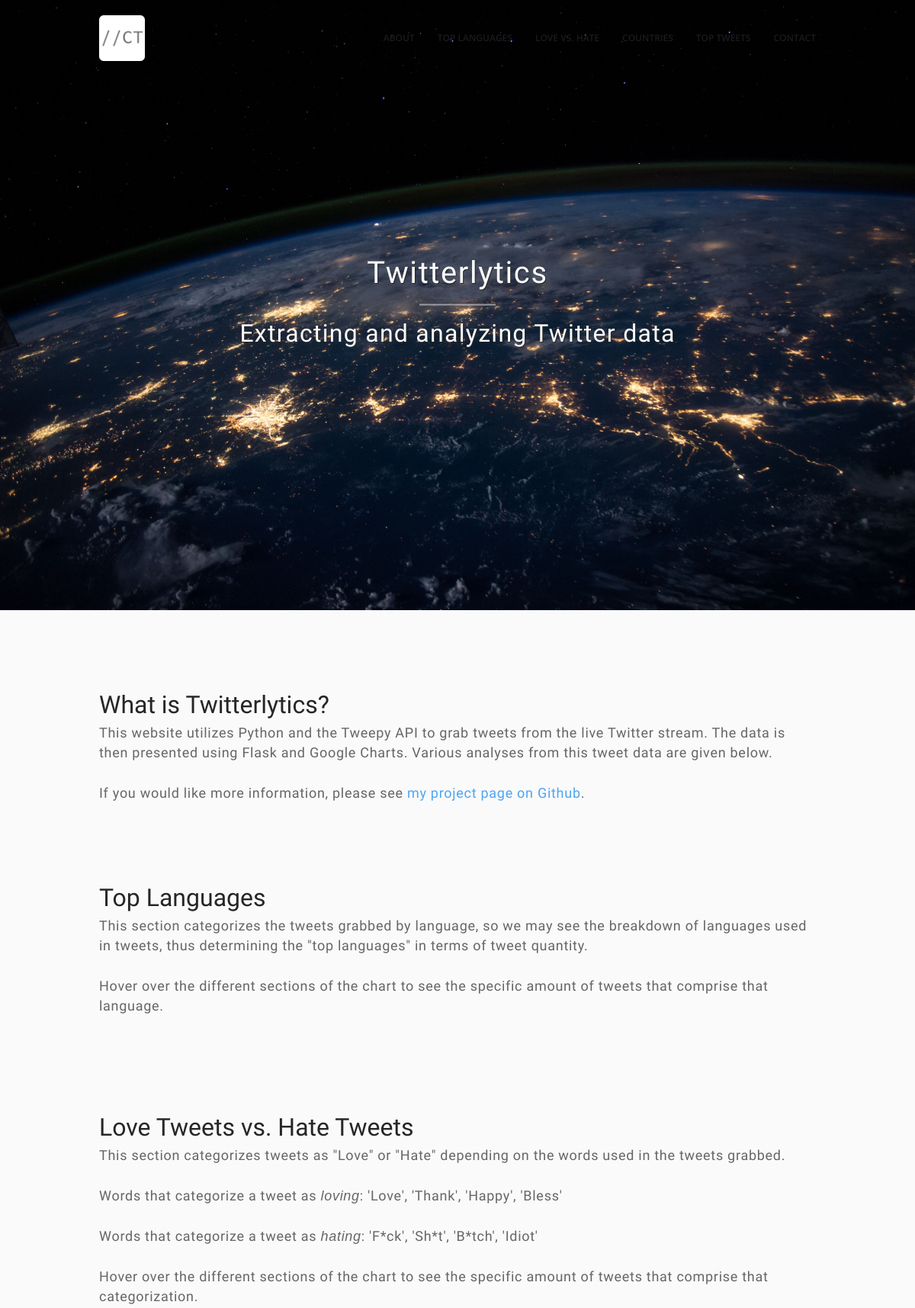
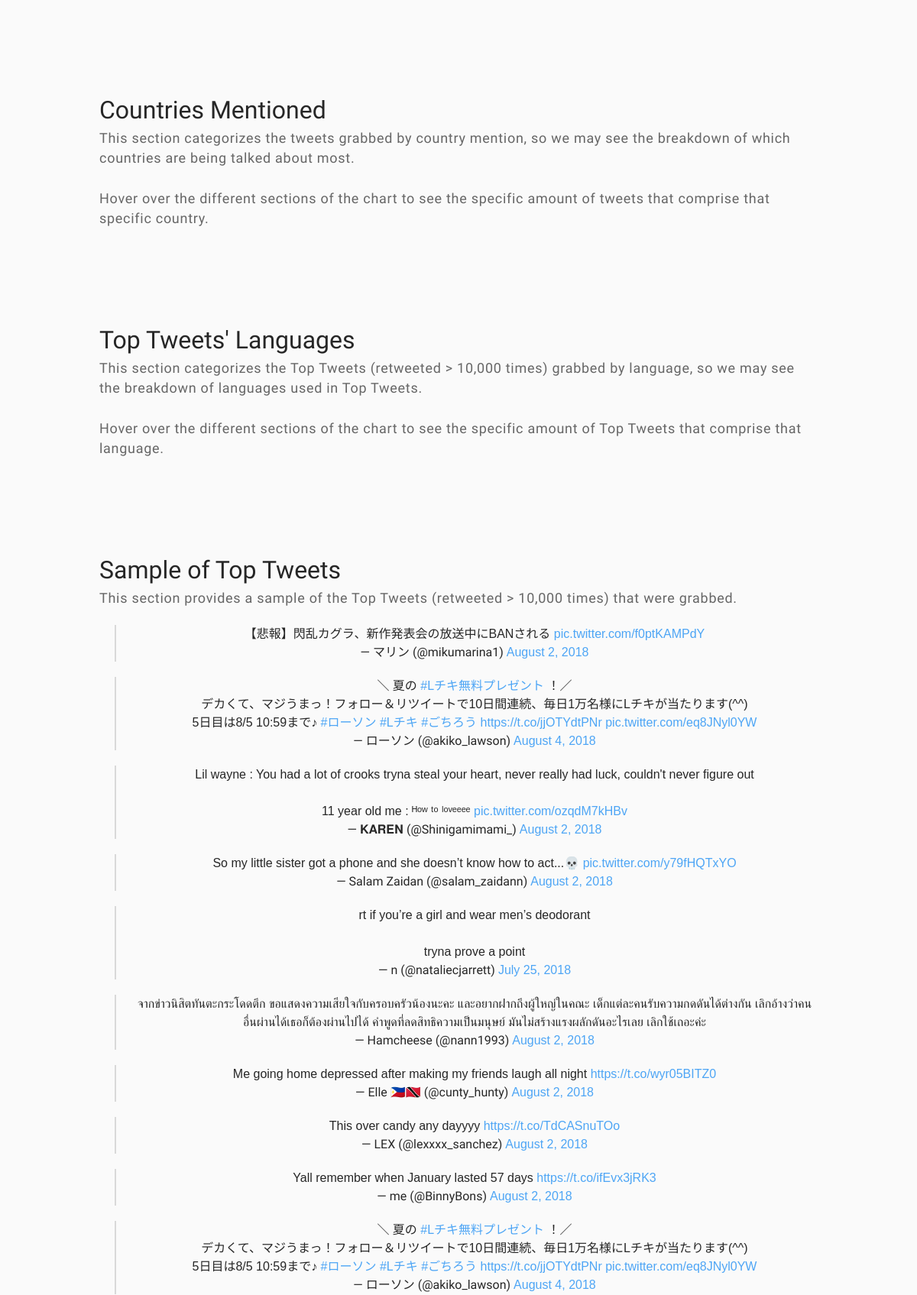
The page / (upper part) on the database its author committed (2 pictures, top to bottom).
### tables this page shows
CREATE TABLE twitter_data (top_tweet TEXT, datetime TEXT);

### FlaskApp.py (the view)
@app.route("/")
def main():
  tweets, datetime_toptweets = get_top_tweets()
  language_data = []
  top_language_data = []
  words_data = []
  country_data = []
  lang, top_lang, love_words, swear_words, country, datetime = read_data()
  for l in lang:
    language_data.append([l[0], l[1], l[1]])
  for t in top_lang:
    top_language_data.append([t[0], t[1], t[1]])
  words_data.append(['love_words', love_words, love_words])
  words_data.append(['swear_words', swear_words, swear_words])
  country_data.append(['Country', 'Popularity'])
  for coun in country:
    country_data.append([coun[0], coun[1]])
  return render_template('analysis.html', language_data=language_data, top_language_data=top_language_data, words_data=words_data, country_data=country_data, datetime=datetime, tweets=tweets, datetime_toptweets=datetime_toptweets)

### FlaskApp.py (called while the page is built)
def get_top_tweets():
  conn = sqlite3.connect(db)
  conn.row_factory = sqlite3.Row
  c = conn.cursor()
  c.execute("SELECT * from twitter_data  ORDER BY datetime DESC LIMIT 30")
  result = c.fetchall()
  tweets = []
  datetime_toptweets = result[0]['datetime']
  for tweet in result:
    tweets.append(tweet['top_tweet'])
  conn.close()
  return tweets, datetime_toptweets

def read_data():
  conn = sqlite3.connect(db)
  conn.row_factory = sqlite3.Row
  c = conn.cursor()
  c.execute("SELECT * from lang_data ORDER BY datetime DESC LIMIT 1")
  result = c.fetchone()
  lang = ast.literal_eval(result['language'])
  top_lang = ast.literal_eval(result['top_language'])
  c.execute("SELECT * from love_data ORDER BY datetime DESC LIMIT 1")
  result = c.fetchone()
  love_words = result['love_words']
  swear_words = result['swear_words']
  c.execute("SELECT * from country_data ORDER BY datetime DESC LIMIT 1")
  result = c.fetchone()
  country = ast.literal_eval(result['country'])
  datetime = result['datetime']
  conn.close()
  return lang, top_lang, love_words, swear_words, country, datetime

### templates/analysis.html (shortened to what this page needs)
{% extends "index.html" %}
{% block main %}
  <div class="section-inner" id="about">
    <div class="wrapper">
      <h3 style="text-align:left">What is Twitterlytics?</h3>
      <div class="column one-full">
        <h5 class="subtitle">This website utilizes Python and the Tweepy API to grab tweets from the live Twitter stream. The data is then presented using Flask and Google Charts. Various analyses from this tweet data are given below.</h5>
        <br>
        <h5 class="subtitle">If you would like more information, please see <a href="https://github.com/christiantimbol/twitterlytics" class="link-contact">my project page on Github</a>.</h5>
      </div>
    </div>
  </div>
  <div class="section-inner" id="topLangs">
    <div class="wrapper">
      <h3 style="text-align:left">Top Languages</h3>
      <div class="column one-full">
        <h5 class="subtitle">This section categorizes the tweets grabbed by language, so we may see the breakdown of languages used in tweets, thus determining the "top languages" in terms of tweet quantity.</h5>
        <br>
        <h5 class="subtitle">Hover over the different sections of the chart to see the specific amount of tweets that comprise that language.</h5>
      </div>
      <br>
    </div>
  </div>
  <div class="section-inner" id="LoveHate">
    <div class="wrapper">
      <h3 style="text-align:left">Love Tweets vs. Hate Tweets</h3>
      <div class="column one-full">
        <h5 class="subtitle">This section categorizes tweets as "Love" or "Hate" depending on the words used in the tweets grabbed. </h5>
        <br>
        <h5 class="subtitle">Words that categorize a tweet as <i>loving</i>: 'Love', 'Thank', 'Happy', 'Bless'</h5>
        <br>
        <h5 class="subtitle">Words that categorize a tweet as <i>hating</i>: 'F*ck', 'Sh*t', 'B*tch', 'Idiot'</h5>
        <br>
        <h5 class="subtitle">Hover over the different sections of the chart to see the specific amount of tweets that comprise that categorization.</h5>
      </div>
      <br>
    </div>
  </div>
  <div class="section-inner" id="Countries">
    <div class="wrapper">
      <h3 style="text-align:left">Countries Mentioned</h3>
      <div class="column one-full">
        <h5 class="subtitle">This section categorizes the tweets grabbed by country mention, so we may see the breakdown of which countries are being talked about most.</h5>
        <br>
        <h5 class="subtitle">Hover over the different sections of the chart to see the specific amount of tweets that comprise that specific country.</h5>
      </div>
      <br>
    </div>
  </div>
  <div class="section-inner" id="topTweetLangs">
    <div class="wrapper">
      <h3 style="text-align:left">Top Tweets' Languages</h3>
      <div class="column one-full">
        <h5 class="subtitle">This section categorizes the Top Tweets (retweeted > 10,000 times) grabbed by language, so we may see the breakdown of languages used in Top Tweets.</h5>
        <br>
        <h5 class="subtitle">Hover over the different sections of the chart to see the specific amount of Top Tweets that comprise that language.</h5>
      </div>
      <br>
    </div>
  </div>
  <div class="section-inner">
    <div class="wrapper">
      <h3 style="text-align:left">Sample of Top Tweets</h3>
      <div class="column one-full">
        <h5 class="subtitle">This section provides a sample of the Top Tweets (retweeted > 10,000 times) that were grabbed.</h5>
      </div>
      <br>
      <center>
        {% for tweet in tweets %}
        {{ tweet | safe}}
        {% endfor %}
      </center>
    </div>
  </div>
{% endblock %}

### templates/index.html (shortened to what this page needs)
<!DOCTYPE html>
 <html class="no-js" lang="en-US">
<head>
  <link rel='stylesheet' id='default-style-css' href='static/css/style.css' type='text/css' media='all'/>
  <link rel='stylesheet' id='mqueries-style-css' href='static/css/mqueries.css' type='text/css' media='all'/>
  <link rel="stylesheet" id='fontawesome-style-css' href='static/font-awesome-4.7.0/css/font-awesome.min.css' type='text/css' media='all'/>
</head>
<body>
  <div id="page-content" class="fixed-header">
  <header id="header" class="header-overlay">
    <div class="header-inner wrapper clearfix">
      <div id="logo" class="left-float">
         <a class="logotype" href="http://christiantimbol.com/"><img src="static/uploads/favicon.png" alt="logo"></a>
      </div>
      <div class="menu right-float clearfix">
        <nav id="main-nav">
            <ul>
              <li><a href="#about" class="scroll-to">About</a></li>
              <li><a href="#topLangs" class="scroll-to">Top Languages</a></li>
              <li><a href="#LoveHate" class="scroll-to">Love vs. Hate</a></li>
              <li><a href="#Countries" class="scroll-to">Countries</a></li>
              <li><a href="#topTweetLangs" class="scroll-to">Top Tweets</a></li>
              <li><a href="#contact" class="scroll-to">Contact</a></li>
          </ul>
        </nav>
      </div>
    </div>
  </header>
  <div class="page-body">
  <section id="home" class="no-padding">
    <div id="hero" style="background-image:url(static/img/twitterlytics-home.jpg);">
      <div class="home-header-container">
        <h2 style="margin-top: 10px; font-weight: 400; color: #fafafa; letter-spacing: 0.04em; text-shadow: 1px 1px #262626;">Twitterlytics</h2>
        <div class="seperator size-small"><span></span></div>
        <h3>Extracting and analyzing Twitter data</h3>
        <br>
      </div>
    </div>
  </section>
  {% block main %}  {% endblock %}
  </div>
  </div>
  <br><br>
</body>
</html>

### static/css/mqueries.css (style rules this page uses)
@media only screen and (max-width: 1200px) { #page-content { min-width: 940px; } }
@media only screen and (max-width: 1200px) { .wrapper { width: 940px; } }

### rows shown on the page
twitter_data: top_tweet "【悲報】閃乱カグラ、新作発表会の放送中にBANされる pic.twitter.com/f0ptKAMPdY — マリン (@mikumarina1) August 2, 2018"
twitter_data: top_tweet "＼ 夏の #Lチキ無料プレゼント ！／ デカくて、マジうまっ！フォロー＆リツイートで10日間連続、毎日1万名様にLチキが当たります(^^) 5日目は8/5 10:59まで♪ #ローソン #Lチキ #ごちろう https://t.co/jjOTYdtPNr pic.twitter.com/eq8JNyl0YW — ローソン (@akiko_lawson) August 4, 2018"
twitter_data: top_tweet "Lil wayne : You had a lot of crooks tryna steal your heart, never really had luck, couldn't never figure out 11 year old me : ᴴᵒʷ ᵗᵒ ˡᵒᵛᵉᵉᵉᵉ pic.twitter.com/ozqdM7kHBv — 𝐊𝐀𝐑𝐄𝐍 (@Shinigamimami_) August 2, 2018"
twitter_data: top_tweet "So my little sister got a phone and she doesn’t know how to act...💀 pic.twitter.com/y79fHQTxYO — Salam Zaidan (@salam_zaidann) August 2, 2018"
twitter_data: top_tweet "rt if you’re a girl and wear men’s deodorant tryna prove a point — n (@nataliecjarrett) July 25, 2018"
twitter_data: top_tweet "จากข่าวนิสิตทันตะกระโดดตึก ขอแสดงความเสียใจกับครอบครัวน้องนะคะ และอยากฝากถึงผู้ใหญ่ในคณะ เด็กแต่ละคนรับความกดดันได้ต่างกัน เลิกอ้างว่าคนอื่นผ่านได้เธอก็ต้องผ่านไปได้ คำพูดที่ลดสิทธิความเป็นมนุษย์ มันไม่สร้างแรงผลักดันอะไรเลย เลิกใช้เถอะค่ะ — Hamcheese (@nann1993) August 2, 2018"
twitter_data: top_tweet "Me going home depressed after making my friends laugh all night https://t.co/wyr05BITZ0 — Elle 🇵🇭🇹🇹 (@cunty_hunty) August 2, 2018"
twitter_data: top_tweet "This over candy any dayyyy https://t.co/TdCASnuTOo — LEX (@lexxxx_sanchez) August 2, 2018"
twitter_data: top_tweet "Yall remember when January lasted 57 days https://t.co/ifEvx3jRK3 — me (@BinnyBons) August 2, 2018"
twitter_data: top_tweet "＼ 夏の #Lチキ無料プレゼント ！／ デカくて、マジうまっ！フォロー＆リツイートで10日間連続、毎日1万名様にLチキが当たります(^^) 5日目は8/5 10:59まで♪ #ローソン #Lチキ #ごちろう https://t.co/jjOTYdtPNr pic.twitter.com/eq8JNyl0YW — ローソン (@akiko_lawson) August 4, 2018"
